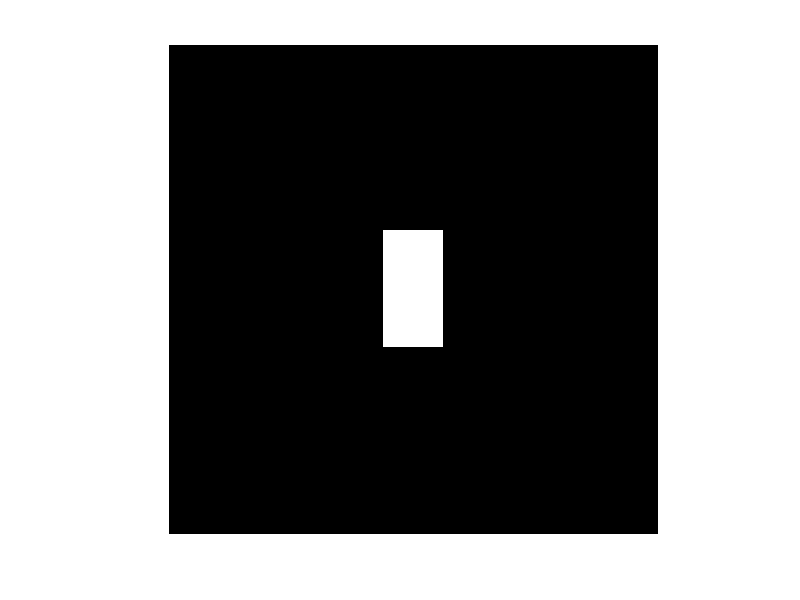
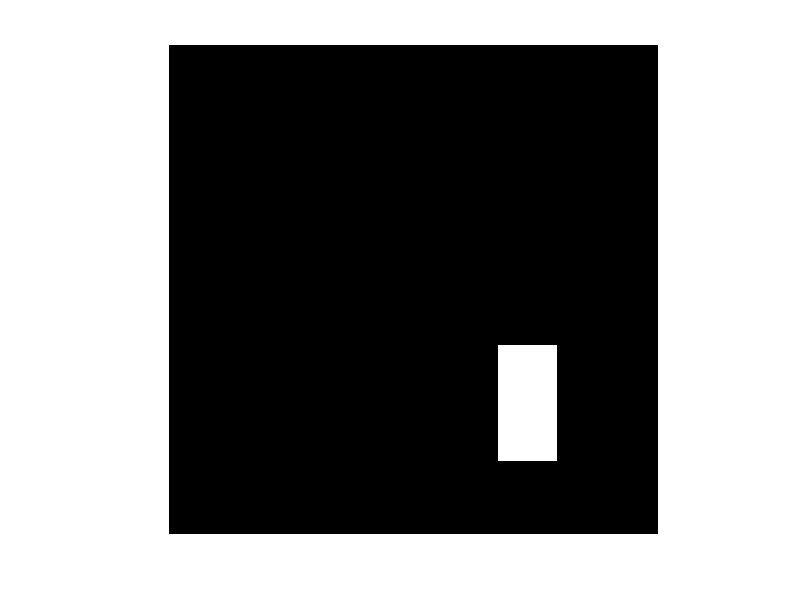
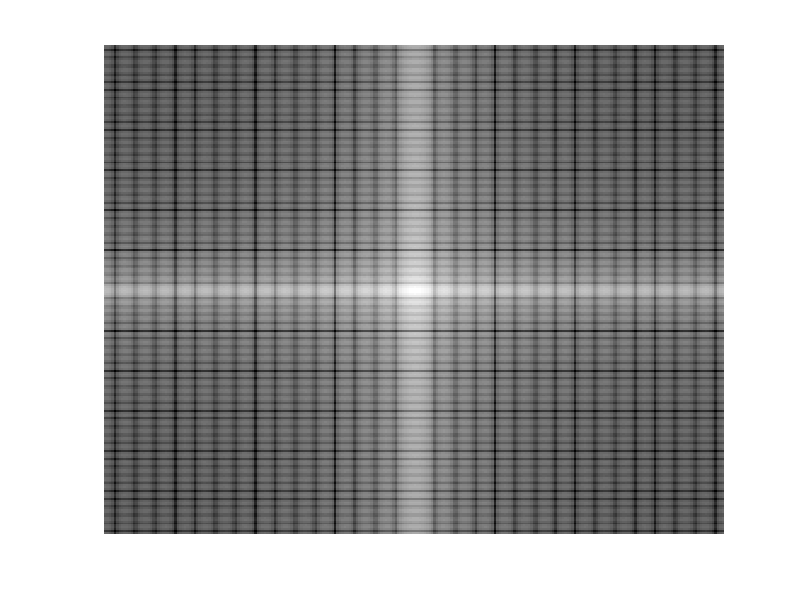
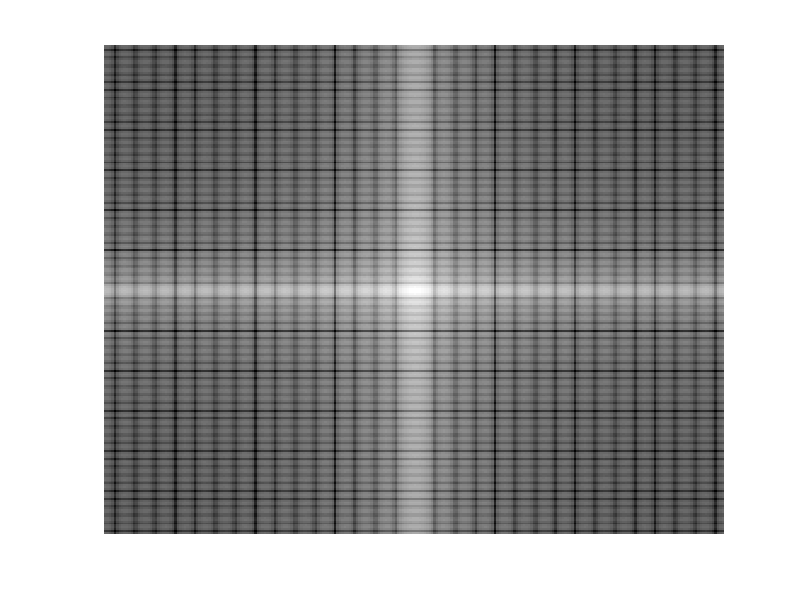

The MATLAB source for these figures, in order:
clear; close all;
H = 256;
W = 256;
img1 = zeros(H,W);
img1(H/2-30:H/2+30,W/2-15:W/2+15) = 255;
fig0 = figure;
imshow(img1);
axis off;
exportgraphics(fig0,'../Figures/08_31_rec1.pdf','ContentType','vector');
img2 = zeros(H,W);
img2(H/2+60-30:H/2+60+30,W/2+60-15:W/2+60+15) = 255;
fig0 = figure;
imshow(img2);
axis off;
exportgraphics(fig0,'../Figures/08_32_rec2.pdf','ContentType','vector');

img1_fft = log(1 + abs(fftshift(fft2(img1))).^2);
img2_fft = log(1 + abs(fftshift(fft2(img2))).^2);

fig0 = figure;
colormap('gray');
imagesc(img1_fft);
axis off;
exportgraphics(fig0,'../Figures/08_33_rec1-fft.pdf','ContentType','vector');
fig0 = figure;
colormap('gray');
imagesc(img2_fft);
axis off;
exportgraphics(fig0,'../Figures/08_34_rec2-fft.pdf','ContentType','vector');

diff = img2_fft - img1_fft;
diff_max = max(max(diff));
diff_min = min(min(diff));